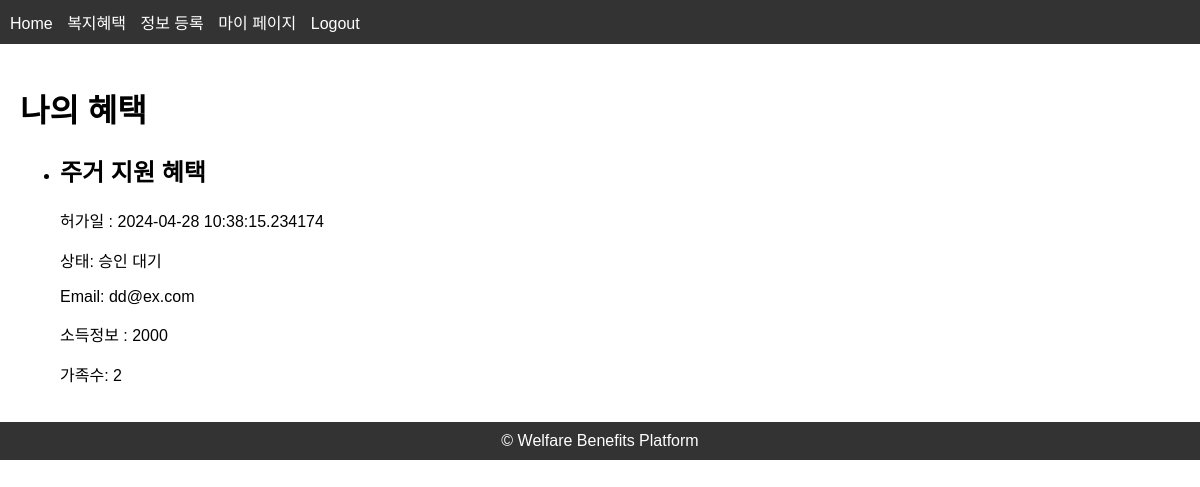
The page /my-applications (signed in) on the database its author committed.
### models.py (models this page shows, shortened)
class ModelMixin(object):
    def save(self):
        db.session.add(self)
        db.session.commit()

class Application(UserMixin, ModelMixin, db.Model):
    id = db.Column(db.Integer, primary_key=True)
    user_id = db.Column(db.Integer, db.ForeignKey('user.id'), nullable=False)
    benefit_id = db.Column(db.Integer, db.ForeignKey('benefit.id'), nullable=False)
    applied_date = db.Column(db.DateTime, default=datetime.utcnow)
    status = db.Column(db.String(20), nullable=False, default='승인 대기')

class Benefit(UserMixin, ModelMixin, db.Model):
    id = db.Column(db.Integer, primary_key=True)
    name = db.Column(db.String(100), nullable=False)
    description = db.Column(db.Text, nullable=False)
    requirements = db.Column(db.Text, nullable=False)
    income = db.Column(db.Float)
    family_members = db.Column(db.Integer)
    applications = db.relationship('Application', backref='benefit', lazy='dynamic')
    updated_at = db.Column(db.DateTime, default=datetime.utcnow, onupdate=datetime.utcnow)

class User(UserMixin, db.Model):
    id = db.Column(db.Integer, primary_key=True)
    username = db.Column(db.String(64), unique=True)
    email = db.Column(db.String(120), unique=True)
    password = db.Column(db.String(100))
    applications = db.relationship('Application', backref='user', lazy='dynamic')
    user_info = db.relationship('UserInfo', uselist=False, backref='user')
    last_notification_checked_at = db.Column(db.DateTime, default=datetime.utcnow)
    notifications = db.relationship('Notification', backref='user', lazy='dynamic')
    is_active = True  # 기본적으로 활성화된 상태로 설정

class UserInfo(db.Model):
    id = db.Column(db.Integer, primary_key=True)
    user_id = db.Column(db.Integer, db.ForeignKey('user.id'), nullable=False)
    income = db.Column(db.Float)
    family_members = db.Column(db.Integer)

### applications.py (the view)
@applications_bp.route('/my-applications')
@login_required
def my_applications():
    applications = current_user.applications.options(
        joinedload(Application.user).joinedload(User.user_info)
    ).all()
    return render_template('applications.html', applications=applications)

### app.py (called while the page is built)
@login_manager.user_loader
def load_user(user_id):
    from models import User
    return User.query.get(int(user_id))

### templates/applications.html
{% extends 'base.html' %}
{% block content %}
<h1>나의 혜택</h1>
<ul>
    {% for application in applications %}
    <li>
        <h2>{{ application.benefit.name }}</h2>
        <p>허가일 : {{ application.applied_date }}</p>
        <p>상태: {{ application.status }}</p>
        {% if application.user.user_info %}
        <p>Email: {{ application.user.email }}</p>
        <p>소득정보 : {{ "%0.f"|format(application.user.user_info.income) }}</p>
        <p>가족수: {{ application.user.user_info.family_members }}</p>
        {% endif %}
    </li>
    {% endfor %}
</ul>
{% endblock %}

### static/css/styles.css (style rules this page uses)
body { font-family: Arial, sans-serif; margin: 0; padding: 0; }

### rows shown on the page
Application: benefit.name "주거 지원 혜택", applied_date "2024-04-28 10:38:15.234174", status "승인 대기", user.email "dd@ex.com", user.user_info.family_members "2"
UserInfo: user.user_info.income "2000"
